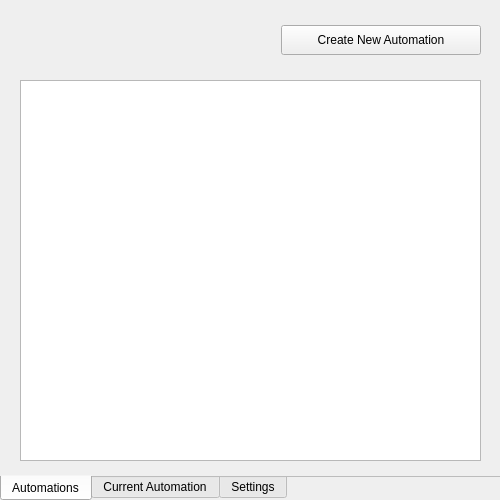
<?xml version="1.0" encoding="UTF-8"?>
<ui version="4.0">
 <class>MainWindow</class>
 <widget class="QMainWindow" name="MainWindow">
  <property name="geometry">
   <rect>
    <x>0</x>
    <y>0</y>
    <width>500</width>
    <height>500</height>
   </rect>
  </property>
  <property name="sizePolicy">
   <sizepolicy hsizetype="Fixed" vsizetype="Fixed">
    <horstretch>0</horstretch>
    <verstretch>0</verstretch>
   </sizepolicy>
  </property>
  <property name="minimumSize">
   <size>
    <width>500</width>
    <height>500</height>
   </size>
  </property>
  <property name="maximumSize">
   <size>
    <width>500</width>
    <height>500</height>
   </size>
  </property>
  <property name="sizeIncrement">
   <size>
    <width>0</width>
    <height>0</height>
   </size>
  </property>
  <property name="baseSize">
   <size>
    <width>0</width>
    <height>0</height>
   </size>
  </property>
  <property name="windowTitle">
   <string>Automator</string>
  </property>
  <property name="unifiedTitleAndToolBarOnMac">
   <bool>false</bool>
  </property>
  <widget class="QWidget" name="centralwidget">
   <widget class="QTabWidget" name="tab">
    <property name="enabled">
     <bool>true</bool>
    </property>
    <property name="geometry">
     <rect>
      <x>0</x>
      <y>0</y>
      <width>500</width>
      <height>501</height>
     </rect>
    </property>
    <property name="sizeIncrement">
     <size>
      <width>0</width>
      <height>0</height>
     </size>
    </property>
    <property name="toolTip">
     <string/>
    </property>
    <property name="styleSheet">
     <string notr="true"/>
    </property>
    <property name="tabPosition">
     <enum>QTabWidget::South</enum>
    </property>
    <property name="tabShape">
     <enum>QTabWidget::Rounded</enum>
    </property>
    <property name="currentIndex">
     <number>0</number>
    </property>
    <property name="documentMode">
     <bool>true</bool>
    </property>
    <property name="tabsClosable">
     <bool>false</bool>
    </property>
    <property name="movable">
     <bool>true</bool>
    </property>
    <property name="tabBarAutoHide">
     <bool>true</bool>
    </property>
    <widget class="QWidget" name="automations">
     <attribute name="title">
      <string>Automations</string>
     </attribute>
     <attribute name="toolTip">
      <string>View a list of all your saved automations</string>
     </attribute>
     <widget class="QWidget" name="horizontalLayoutWidget">
      <property name="geometry">
       <rect>
        <x>20</x>
        <y>20</y>
        <width>461</width>
        <height>41</height>
       </rect>
      </property>
      <layout class="QHBoxLayout" name="automationtitlelayout">
       <item>
        <widget class="QLabel" name="automationnum">
         <property name="font">
          <font>
           <pointsize>15</pointsize>
          </font>
         </property>
         <property name="text">
          <string/>
         </property>
        </widget>
       </item>
       <item>
        <widget class="QPushButton" name="createautomation">
         <property name="minimumSize">
          <size>
           <width>0</width>
           <height>30</height>
          </size>
         </property>
         <property name="maximumSize">
          <size>
           <width>200</width>
           <height>16777215</height>
          </size>
         </property>
         <property name="text">
          <string>Create New Automation</string>
         </property>
        </widget>
       </item>
      </layout>
     </widget>
     <widget class="QListView" name="automationlist">
      <property name="geometry">
       <rect>
        <x>20</x>
        <y>80</y>
        <width>461</width>
        <height>381</height>
       </rect>
      </property>
     </widget>
    </widget>
    <widget class="QWidget" name="currentautomation">
     <property name="enabled">
      <bool>false</bool>
     </property>
     <attribute name="title">
      <string>Current Automation</string>
     </attribute>
     <attribute name="toolTip">
      <string>Add/Remove inputs from your current automation</string>
     </attribute>
     <widget class="QGroupBox" name="mousebox">
      <property name="geometry">
       <rect>
        <x>10</x>
        <y>10</y>
        <width>230</width>
        <height>140</height>
       </rect>
      </property>
      <property name="title">
       <string>Mouse Input</string>
      </property>
      <widget class="QWidget" name="gridLayoutWidget">
       <property name="geometry">
        <rect>
         <x>9</x>
         <y>19</y>
         <width>211</width>
         <height>111</height>
        </rect>
       </property>
       <layout class="QGridLayout" name="mouseinputslayout">
        <item row="1" column="1">
         <widget class="QPushButton" name="mousereleasebutton">
          <property name="sizePolicy">
           <sizepolicy hsizetype="Minimum" vsizetype="Maximum">
            <horstretch>0</horstretch>
            <verstretch>0</verstretch>
           </sizepolicy>
          </property>
          <property name="minimumSize">
           <size>
            <width>60</width>
            <height>30</height>
           </size>
          </property>
          <property name="toolTip">
           <string>Release a held down mouse button</string>
          </property>
          <property name="styleSheet">
           <string notr="true"/>
          </property>
          <property name="text">
           <string>Add Mouse Release</string>
          </property>
         </widget>
        </item>
        <item row="1" column="0">
         <widget class="QPushButton" name="mousepressbutton">
          <property name="sizePolicy">
           <sizepolicy hsizetype="Minimum" vsizetype="Maximum">
            <horstretch>0</horstretch>
            <verstretch>0</verstretch>
           </sizepolicy>
          </property>
          <property name="minimumSize">
           <size>
            <width>60</width>
            <height>30</height>
           </size>
          </property>
          <property name="toolTip">
           <string>Hold down a mouse button</string>
          </property>
          <property name="styleSheet">
           <string notr="true"/>
          </property>
          <property name="text">
           <string>Add Mouse Press</string>
          </property>
         </widget>
        </item>
        <item row="0" column="0">
         <widget class="QPushButton" name="mousemovebutton">
          <property name="sizePolicy">
           <sizepolicy hsizetype="Minimum" vsizetype="Maximum">
            <horstretch>0</horstretch>
            <verstretch>0</verstretch>
           </sizepolicy>
          </property>
          <property name="minimumSize">
           <size>
            <width>60</width>
            <height>30</height>
           </size>
          </property>
          <property name="toolTip">
           <string>Move your mouse</string>
          </property>
          <property name="styleSheet">
           <string notr="true"/>
          </property>
          <property name="text">
           <string>Add Mouse Move</string>
          </property>
         </widget>
        </item>
        <item row="0" column="1">
         <widget class="QPushButton" name="mouseclickbutton">
          <property name="sizePolicy">
           <sizepolicy hsizetype="Minimum" vsizetype="Maximum">
            <horstretch>0</horstretch>
            <verstretch>0</verstretch>
           </sizepolicy>
          </property>
          <property name="minimumSize">
           <size>
            <width>60</width>
            <height>30</height>
           </size>
          </property>
          <property name="toolTip">
           <string>Press and release a mouse button</string>
          </property>
          <property name="styleSheet">
           <string notr="true"/>
          </property>
          <property name="text">
           <string>Add Mouse Click</string>
          </property>
         </widget>
        </item>
       </layout>
      </widget>
     </widget>
     <widget class="QGroupBox" name="keybox">
      <property name="geometry">
       <rect>
        <x>260</x>
        <y>10</y>
        <width>230</width>
        <height>140</height>
       </rect>
      </property>
      <property name="title">
       <string>Key Input</string>
      </property>
      <widget class="QWidget" name="gridLayoutWidget_2">
       <property name="geometry">
        <rect>
         <x>9</x>
         <y>19</y>
         <width>211</width>
         <height>111</height>
        </rect>
       </property>
       <layout class="QGridLayout" name="keyinputslayout">
        <item row="1" column="0">
         <widget class="QPushButton" name="keystrokebutton">
          <property name="sizePolicy">
           <sizepolicy hsizetype="Minimum" vsizetype="Maximum">
            <horstretch>0</horstretch>
            <verstretch>0</verstretch>
           </sizepolicy>
          </property>
          <property name="minimumSize">
           <size>
            <width>60</width>
            <height>30</height>
           </size>
          </property>
          <property name="toolTip">
           <string>Press and release a key</string>
          </property>
          <property name="styleSheet">
           <string notr="true"/>
          </property>
          <property name="text">
           <string>Add Keystroke</string>
          </property>
         </widget>
        </item>
        <item row="0" column="0">
         <widget class="QPushButton" name="keypressbutton">
          <property name="sizePolicy">
           <sizepolicy hsizetype="Minimum" vsizetype="Maximum">
            <horstretch>0</horstretch>
            <verstretch>0</verstretch>
           </sizepolicy>
          </property>
          <property name="minimumSize">
           <size>
            <width>60</width>
            <height>30</height>
           </size>
          </property>
          <property name="toolTip">
           <string>Hold down a key</string>
          </property>
          <property name="styleSheet">
           <string notr="true"/>
          </property>
          <property name="text">
           <string>Add Key Press</string>
          </property>
         </widget>
        </item>
        <item row="0" column="1">
         <widget class="QPushButton" name="keyreleasebutton">
          <property name="sizePolicy">
           <sizepolicy hsizetype="Minimum" vsizetype="Maximum">
            <horstretch>0</horstretch>
            <verstretch>0</verstretch>
           </sizepolicy>
          </property>
          <property name="minimumSize">
           <size>
            <width>60</width>
            <height>30</height>
           </size>
          </property>
          <property name="toolTip">
           <string>Release a held down key</string>
          </property>
          <property name="styleSheet">
           <string notr="true"/>
          </property>
          <property name="text">
           <string>Add Key Release</string>
          </property>
         </widget>
        </item>
       </layout>
      </widget>
     </widget>
     <widget class="QGroupBox" name="otherbox">
      <property name="geometry">
       <rect>
        <x>10</x>
        <y>160</y>
        <width>230</width>
        <height>120</height>
       </rect>
      </property>
      <property name="title">
       <string>Other</string>
      </property>
      <widget class="QWidget" name="gridLayoutWidget_3">
       <property name="geometry">
        <rect>
         <x>9</x>
         <y>19</y>
         <width>211</width>
         <height>91</height>
        </rect>
       </property>
       <layout class="QGridLayout" name="othergrid">
        <item row="1" column="0">
         <widget class="QPushButton" name="deleteinputs">
          <property name="minimumSize">
           <size>
            <width>52</width>
            <height>30</height>
           </size>
          </property>
          <property name="toolTip">
           <string>Delete all selected inputs or the inputs between start and end (incl.) if none are selected</string>
          </property>
          <property name="text">
           <string>Delete Inputs</string>
          </property>
         </widget>
        </item>
        <item row="1" column="2">
         <layout class="QVBoxLayout" name="endlayout">
          <item>
           <widget class="QLabel" name="end">
            <property name="toolTip">
             <string>All inputs with an ID up to this number will be deleted</string>
            </property>
            <property name="text">
             <string>End</string>
            </property>
           </widget>
          </item>
          <item>
           <widget class="QSpinBox" name="endnum">
            <property name="toolTip">
             <string>All inputs with an ID up to this number will be deleted</string>
            </property>
            <property name="minimum">
             <number>0</number>
            </property>
            <property name="maximum">
             <number>1</number>
            </property>
           </widget>
          </item>
         </layout>
        </item>
        <item row="1" column="1">
         <layout class="QVBoxLayout" name="startlayout">
          <item>
           <widget class="QLabel" name="start">
            <property name="toolTip">
             <string>Inputs with an ID greater than this number and smaller than the end number will be deleted</string>
            </property>
            <property name="text">
             <string>Start</string>
            </property>
           </widget>
          </item>
          <item>
           <widget class="QSpinBox" name="startnum">
            <property name="toolTip">
             <string>Inputs with an ID greater than this number and smaller than the end number will be deleted</string>
            </property>
            <property name="minimum">
             <number>0</number>
            </property>
            <property name="maximum">
             <number>1</number>
            </property>
           </widget>
          </item>
         </layout>
        </item>
        <item row="0" column="0" colspan="2">
         <widget class="QPushButton" name="recordbutton">
          <property name="minimumSize">
           <size>
            <width>52</width>
            <height>30</height>
           </size>
          </property>
          <property name="toolTip">
           <string>Record your mouse and/or keyboard and play it back</string>
          </property>
          <property name="text">
           <string>Record</string>
          </property>
         </widget>
        </item>
        <item row="0" column="2">
         <widget class="QPushButton" name="pause">
          <property name="minimumSize">
           <size>
            <width>0</width>
            <height>30</height>
           </size>
          </property>
          <property name="text">
           <string>Add Pause</string>
          </property>
         </widget>
        </item>
       </layout>
      </widget>
     </widget>
     <widget class="QListView" name="inputlist">
      <property name="geometry">
       <rect>
        <x>10</x>
        <y>290</y>
        <width>481</width>
        <height>141</height>
       </rect>
      </property>
      <property name="styleSheet">
       <string notr="true"/>
      </property>
     </widget>
     <widget class="QCheckBox" name="selectall">
      <property name="geometry">
       <rect>
        <x>340</x>
        <y>440</y>
        <width>141</width>
        <height>20</height>
       </rect>
      </property>
      <property name="toolTip">
       <string>Select/Unselect all inputs</string>
      </property>
      <property name="layoutDirection">
       <enum>Qt::RightToLeft</enum>
      </property>
      <property name="text">
       <string>Select/Unselect All</string>
      </property>
     </widget>
     <widget class="QPushButton" name="startstopbutton">
      <property name="geometry">
       <rect>
        <x>269</x>
        <y>169</y>
        <width>211</width>
        <height>101</height>
       </rect>
      </property>
      <property name="font">
       <font>
        <pointsize>20</pointsize>
       </font>
      </property>
      <property name="toolTip">
       <string>Play the current inputs</string>
      </property>
      <property name="layoutDirection">
       <enum>Qt::RightToLeft</enum>
      </property>
      <property name="autoFillBackground">
       <bool>false</bool>
      </property>
      <property name="styleSheet">
       <string notr="true"/>
      </property>
      <property name="text">
       <string>Start [F3]</string>
      </property>
      <property name="iconSize">
       <size>
        <width>32</width>
        <height>32</height>
       </size>
      </property>
      <property name="default">
       <bool>false</bool>
      </property>
      <property name="flat">
       <bool>false</bool>
      </property>
     </widget>
    </widget>
    <widget class="QWidget" name="settings">
     <attribute name="title">
      <string>Settings</string>
     </attribute>
     <attribute name="toolTip">
      <string>Change the settings of the automation</string>
     </attribute>
     <widget class="QGroupBox" name="personalsettings">
      <property name="geometry">
       <rect>
        <x>10</x>
        <y>10</y>
        <width>480</width>
        <height>121</height>
       </rect>
      </property>
      <property name="title">
       <string>Personal Settings</string>
      </property>
      <widget class="QWidget" name="formLayoutWidget">
       <property name="geometry">
        <rect>
         <x>9</x>
         <y>19</y>
         <width>461</width>
         <height>93</height>
        </rect>
       </property>
       <layout class="QFormLayout" name="formLayout">
        <item row="0" column="0">
         <widget class="QLabel" name="startstoplabel">
          <property name="toolTip">
           <string>The key that start/stops the automation</string>
          </property>
          <property name="text">
           <string>Start/Stop Automation</string>
          </property>
         </widget>
        </item>
        <item row="0" column="1">
         <widget class="QLineEdit" name="startstopinput">
          <property name="text">
           <string>f1</string>
          </property>
          <property name="readOnly">
           <bool>true</bool>
          </property>
         </widget>
        </item>
        <item row="1" column="0">
         <widget class="QLabel" name="windowstaysontoplabel">
          <property name="toolTip">
           <string>If this is enabled, the window won't go behind others</string>
          </property>
          <property name="text">
           <string>Window Stays on Top</string>
          </property>
         </widget>
        </item>
        <item row="1" column="1">
         <widget class="QCheckBox" name="windowstaysontopinput">
          <property name="text">
           <string/>
          </property>
          <property name="checked">
           <bool>true</bool>
          </property>
         </widget>
        </item>
        <item row="2" column="0">
         <widget class="QLabel" name="stoprecording">
          <property name="text">
           <string>Stop Recording</string>
          </property>
         </widget>
        </item>
        <item row="2" column="1">
         <widget class="QLineEdit" name="stoprecordinginput">
          <property name="text">
           <string>f4</string>
          </property>
          <property name="readOnly">
           <bool>true</bool>
          </property>
         </widget>
        </item>
        <item row="3" column="0">
         <widget class="QLabel" name="recorddelay">
          <property name="text">
           <string>Record Delay</string>
          </property>
         </widget>
        </item>
        <item row="3" column="1">
         <widget class="QSpinBox" name="recorddelayinput">
          <property name="maximum">
           <number>10</number>
          </property>
         </widget>
        </item>
       </layout>
      </widget>
     </widget>
     <widget class="QGroupBox" name="automationbox">
      <property name="geometry">
       <rect>
        <x>10</x>
        <y>140</y>
        <width>480</width>
        <height>131</height>
       </rect>
      </property>
      <property name="title">
       <string>Current Automation Settings</string>
      </property>
      <widget class="QWidget" name="formLayoutWidget_2">
       <property name="geometry">
        <rect>
         <x>9</x>
         <y>19</y>
         <width>461</width>
         <height>101</height>
        </rect>
       </property>
       <layout class="QFormLayout" name="automationsettingslayout">
        <item row="0" column="0">
         <widget class="QLabel" name="loop">
          <property name="enabled">
           <bool>false</bool>
          </property>
          <property name="toolTip">
           <string>Whether you want the automation to keep playing</string>
          </property>
          <property name="text">
           <string>Loop</string>
          </property>
         </widget>
        </item>
        <item row="1" column="0">
         <widget class="QLabel" name="loopiterations">
          <property name="enabled">
           <bool>false</bool>
          </property>
          <property name="toolTip">
           <string>How many times you want the loop to run, 0 for infinite</string>
          </property>
          <property name="text">
           <string>Loop Iterations</string>
          </property>
         </widget>
        </item>
        <item row="2" column="0">
         <widget class="QLabel" name="loopdelay">
          <property name="enabled">
           <bool>false</bool>
          </property>
          <property name="toolTip">
           <string>The delay between each loop</string>
          </property>
          <property name="text">
           <string>Loop Delay</string>
          </property>
         </widget>
        </item>
        <item row="3" column="0">
         <widget class="QLabel" name="loopspeed">
          <property name="enabled">
           <bool>false</bool>
          </property>
          <property name="toolTip">
           <string>Pauses will be this much shorter</string>
          </property>
          <property name="text">
           <string>Loop Speed</string>
          </property>
         </widget>
        </item>
        <item row="0" column="1">
         <widget class="QCheckBox" name="loopcheckbox">
          <property name="enabled">
           <bool>false</bool>
          </property>
          <property name="text">
           <string/>
          </property>
          <property name="checked">
           <bool>true</bool>
          </property>
         </widget>
        </item>
        <item row="1" column="1">
         <widget class="QSpinBox" name="loopiterationsinput">
          <property name="enabled">
           <bool>false</bool>
          </property>
          <property name="maximum">
           <number>1000000000</number>
          </property>
         </widget>
        </item>
        <item row="2" column="1">
         <widget class="QDoubleSpinBox" name="loopdelayinput">
          <property name="enabled">
           <bool>false</bool>
          </property>
          <property name="suffix">
           <string> seconds</string>
          </property>
          <property name="decimals">
           <number>3</number>
          </property>
          <property name="maximum">
           <double>1000000000.000000000000000</double>
          </property>
          <property name="singleStep">
           <double>0.100000000000000</double>
          </property>
          <property name="value">
           <double>0.100000000000000</double>
          </property>
         </widget>
        </item>
        <item row="3" column="1">
         <widget class="QDoubleSpinBox" name="loopspeedinput">
          <property name="enabled">
           <bool>false</bool>
          </property>
          <property name="suffix">
           <string/>
          </property>
          <property name="decimals">
           <number>2</number>
          </property>
          <property name="minimum">
           <double>0.100000000000000</double>
          </property>
          <property name="maximum">
           <double>1000000000.000000000000000</double>
          </property>
          <property name="singleStep">
           <double>0.100000000000000</double>
          </property>
          <property name="value">
           <double>1.000000000000000</double>
          </property>
         </widget>
        </item>
       </layout>
      </widget>
     </widget>
    </widget>
   </widget>
  </widget>
 </widget>
 <resources/>
 <connections/>
</ui>
